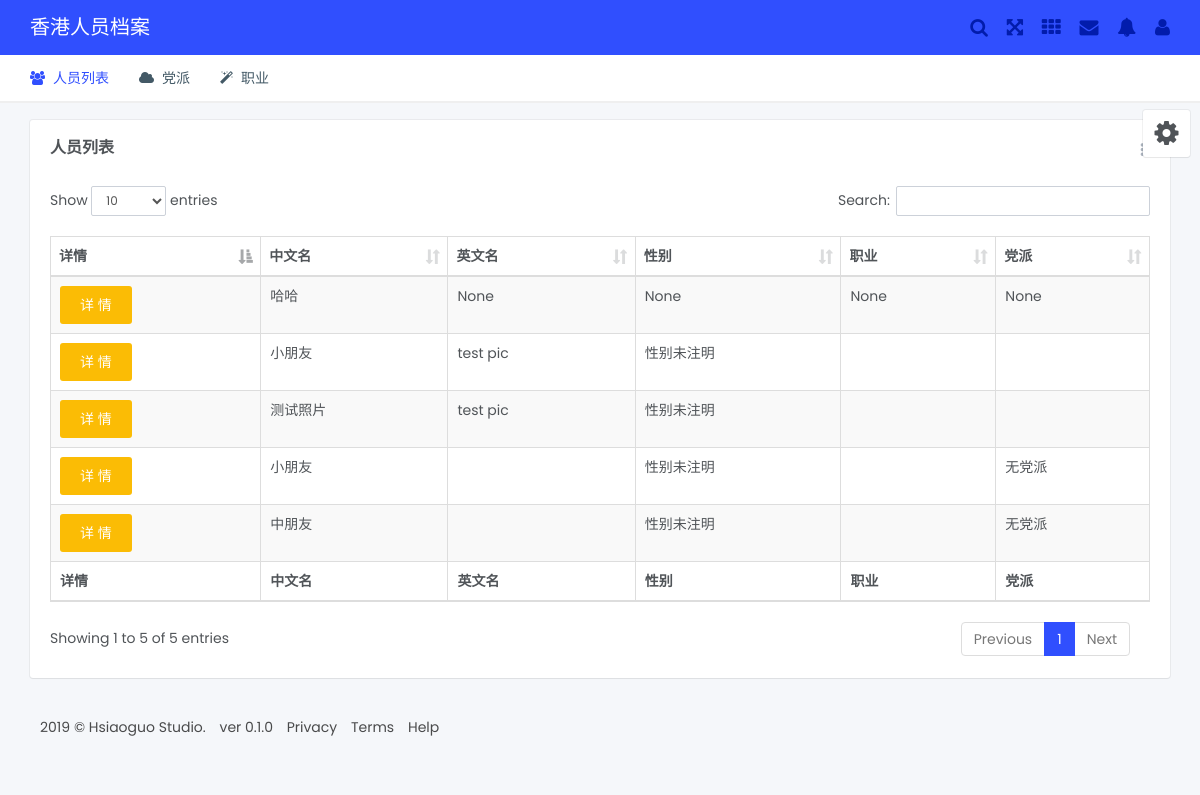
/list, run on an earlier commit of the app's database.
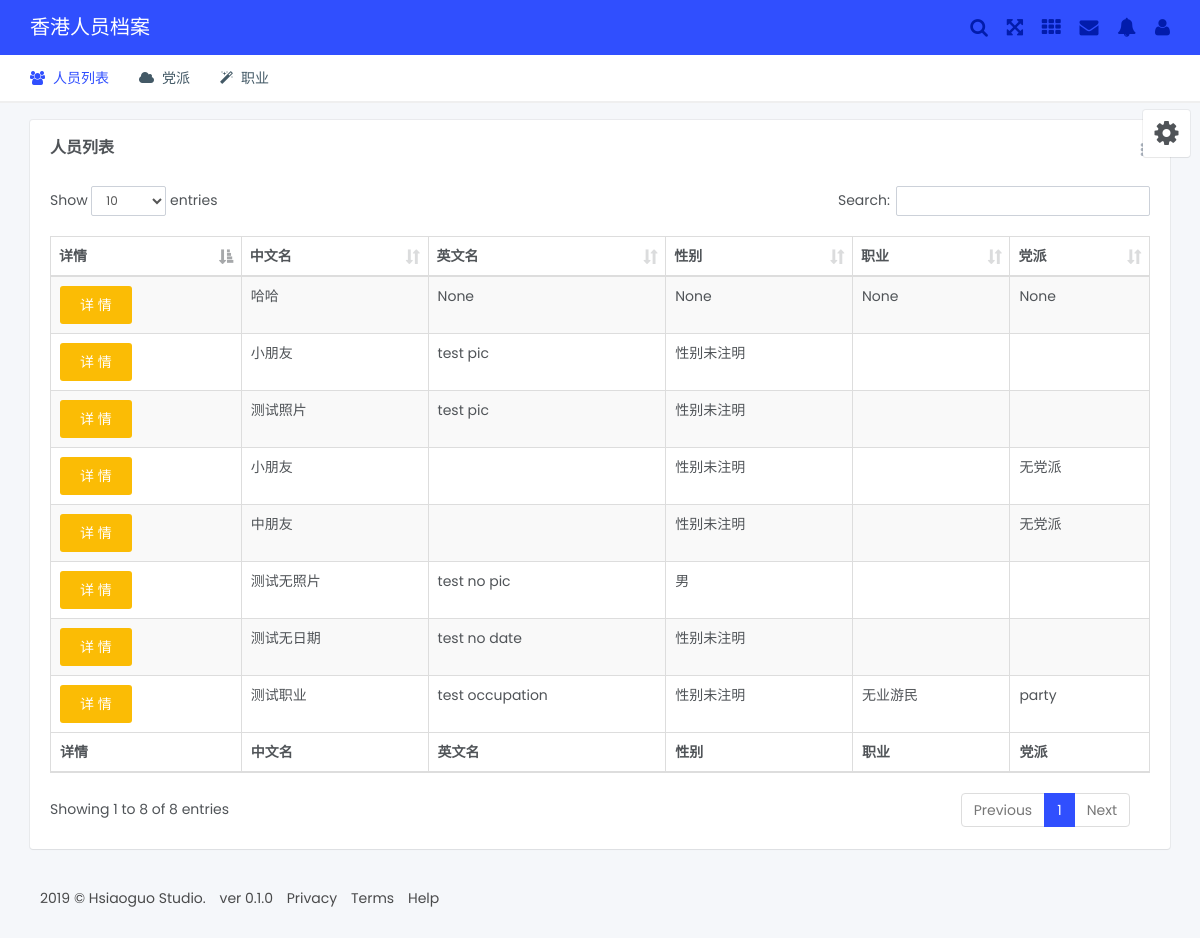
And on a later commit of the database.
### hkprofile/models.py (models this page shows, shortened)
class PersonInfo(db.Model):
    __tablename__ = 'person_info'
    id = db.Column(db.Integer(), primary_key=True, autoincrement=True)
    birthdate = db.Column(db.Date)
    for key in list(columns.keys())[1:3]+list(columns.keys())[4:5] + list(columns.keys())[6:22]:
        exec("%s = db.Column(db.String(255))" % key)
    for key in list(columns.keys())[22:]:
        exec("%s = db.Column(db.Text)" % key)
    avatar = db.relationship('Avatar')
    '''
    cn_name = db.Column(db.String(255))
    en_name = db.Column(db.String(255))
    gender = db.Column(db.String(32))
    id_num = db.Column(db.String(64))
    permit_num = db.Column(db.String(64))
    passport = db.Column(db.String(64))
    home_address = db.Column(db.String(255))
    post_address = db.Column(db.String(255))
    company_address = db.Column(db.String(255))
    bank_account = db.Column(db.String(64))
    party_tag = db.Column(db.String(255))
    occupation = db.Column(db.String(64))
    private_phone = db.Column(db.String(255))
    office_phone = db.Column(db.String(255))
    fax = db.Column(db.String(255))
    other_number = db.Column(db.String(255))
    email = db.Column(db.String(255))
    internet_account = db.Column(db.String(255))
    home_page = db.Column(db.String(255))
    family = db.Column(db.Text)
    hobby = db.Column(db.Text)
    experience = db.Column(db.Text)
    event = db.Column(db.Text)
    stain = db.Column(db.Text)
    '''

### hkprofile/controllers/profiles.py (the view)
@query.route('/list')
def person_list():
    p_list = PersonInfo.query.all()
    return render_template('list.html', data=p_list)

### hkprofile/templates/list.html (shortened to what this page needs)
{% extends "base.html" %}
{% block content %}
<div class="col-xs-12">
	<div class="box-content">
		<h4 class="box-title">人员列表</h4>
		<div class="dropdown js__drop_down">
		</div>
		<table id="example" class="table table-striped table-bordered display" style="width:100%">
			<thead>
				<tr>
					<th>详情</th>
					<th>中文名</th>
					<th>英文名</th>
					<th>性别</th>
					<th>职业</th>
					<th>党派</th>
				</tr>
			</thead>
			<tfoot>
				<tr>
					<th>详情</th>
					<th>中文名</th>
					<th>英文名</th>
					<th>性别</th>
					<th>职业</th>
					<th>党派</th>
				</tr>
			</tfoot>
			<tbody>
				{% for p in data %}
				<tr>
					<td><a class="btn btn-sm btn-warning" href="/profile/{{ p.id }}" role="button">详 情</a></td>
					<td>{{ p.cn_name }}</td>
					<td>{{ p.en_name }}</td>
					<td>{{ p.gender }}</td>
					<td>{{ p.occupation }}</td>
					<td>{{ p.party_tag }}</td>
				</tr>
				{% endfor %}
			</tbody>
		</table>
	</div>
</div>
{% endblock %}

What changed in the data, as far as the page shows it:
added PersonInfo: cn_name "测试无照片", en_name "test no pic", gender "男"
added PersonInfo: cn_name "测试无日期", en_name "test no date", gender "性别未注明"
added PersonInfo: cn_name "测试职业", en_name "test occupation", gender "性别未注明", occupation "无业游民", party_tag "party"
Also different on the page:
text written by a page script: "Show entries Search: Showing 1 to 5 of 5 entries Previous 1 Next" → "Show entries Search: Showing 1 to 8 of 8 entries Previous 1 Next"
